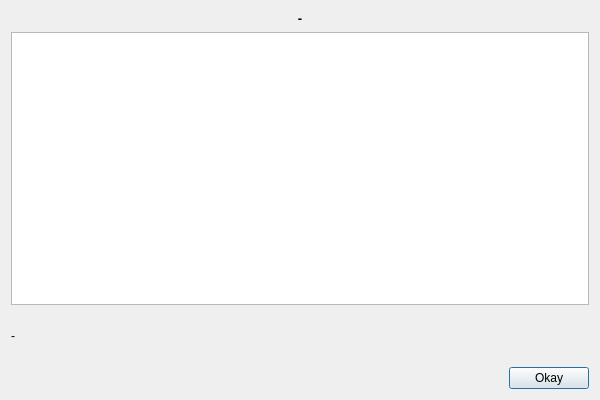
<?xml version="1.0" encoding="UTF-8"?>
<ui version="4.0">
 <class>CommitDialog</class>
 <widget class="QDialog" name="CommitDialog">
  <property name="geometry">
   <rect>
    <x>0</x>
    <y>0</y>
    <width>600</width>
    <height>400</height>
   </rect>
  </property>
  <property name="windowTitle">
   <string>Commit</string>
  </property>
  <layout class="QGridLayout" name="gridLayout">
   <item row="2" column="0" colspan="2">
    <widget class="QLabel" name="labelStatus">
     <property name="minimumSize">
      <size>
       <width>0</width>
       <height>50</height>
      </size>
     </property>
     <property name="maximumSize">
      <size>
       <width>16777215</width>
       <height>50</height>
      </size>
     </property>
     <property name="font">
      <font>
       <pointsize>9</pointsize>
      </font>
     </property>
     <property name="text">
      <string>-</string>
     </property>
    </widget>
   </item>
   <item row="3" column="0">
    <spacer name="horizontalSpacer_2">
     <property name="font">
      <font>
       <pointsize>9</pointsize>
      </font>
     </property>
     <property name="orientation">
      <enum>Qt::Horizontal</enum>
     </property>
     <property name="sizeHint" stdset="0">
      <size>
       <width>381</width>
       <height>21</height>
      </size>
     </property>
    </spacer>
   </item>
   <item row="3" column="1">
    <widget class="QPushButton" name="pushButton">
     <property name="font">
      <font>
       <pointsize>9</pointsize>
      </font>
     </property>
     <property name="text">
      <string>Okay</string>
     </property>
    </widget>
   </item>
   <item row="1" column="0" colspan="2">
    <widget class="QTextEdit" name="textEdit">
     <property name="font">
      <font>
       <pointsize>9</pointsize>
      </font>
     </property>
    </widget>
   </item>
   <item row="0" column="0" colspan="2">
    <widget class="QLabel" name="labelInfo">
     <property name="font">
      <font>
       <pointsize>10</pointsize>
       <weight>75</weight>
       <bold>true</bold>
      </font>
     </property>
     <property name="text">
      <string>-</string>
     </property>
     <property name="alignment">
      <set>Qt::AlignCenter</set>
     </property>
    </widget>
   </item>
  </layout>
 </widget>
 <resources/>
 <connections/>
</ui>
